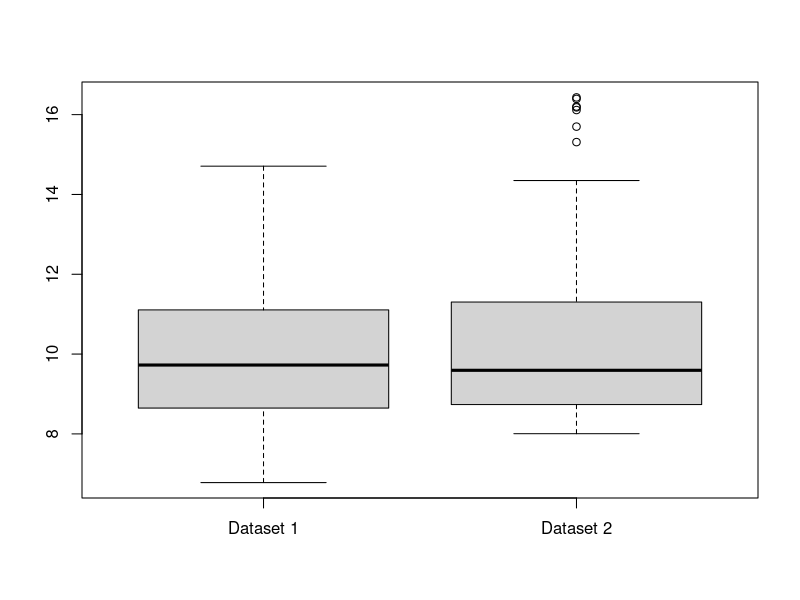

Recreate this plot in R.
## ---- chunk 1
set.seed(6)
x <- rnorm(80, 10, 2)
y <- 8 + rexp(80,0.4)
boxplot(x, y, names = c("Dataset 1", "Dataset 2"))
